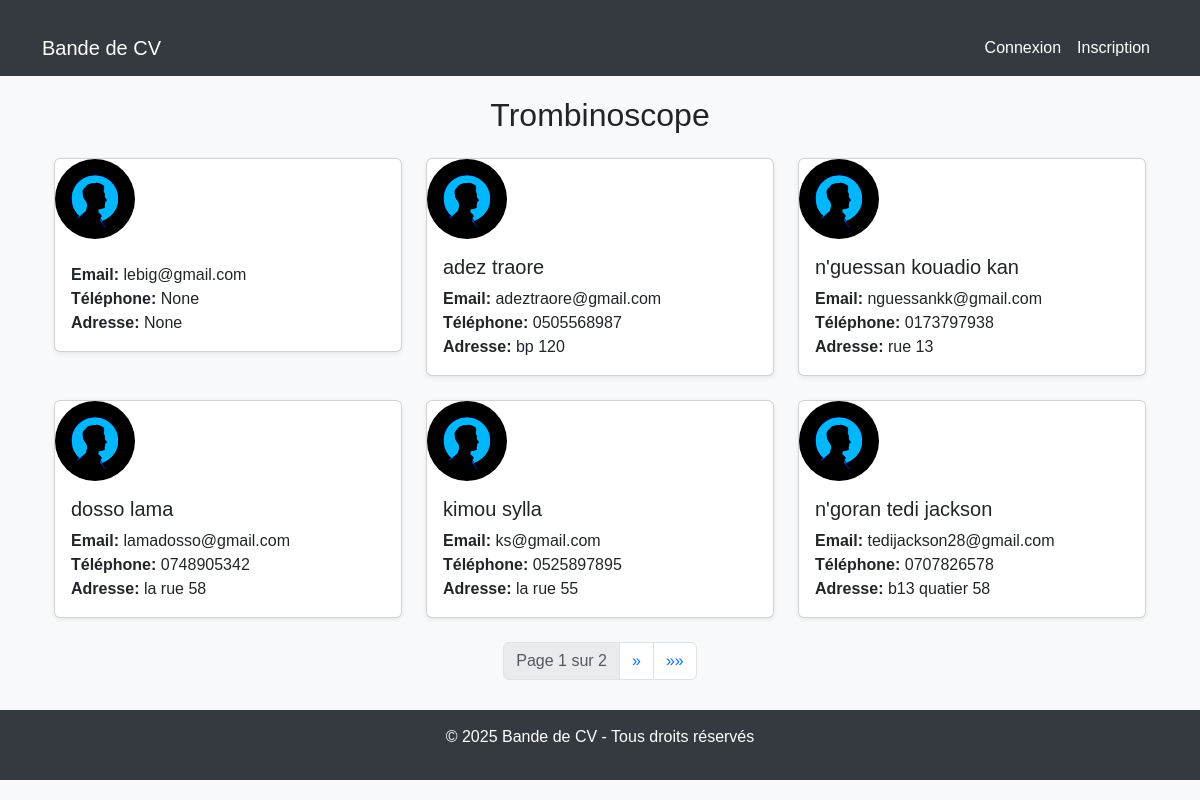
The page / on the database its author committed.
### utilisateurs/models.py (models this page shows, shortened)
class Etudiant(AbstractUser):  # Chaque étudiant est un utilisateur
    photo = models.ImageField(upload_to='photos/', blank=True, null=True)
    tel = models.CharField(max_length=15, blank=True, null=True)
    adresse = models.TextField(blank=True, null=True)

### trombinoscope/views.py (the view)
# urls.py: path('', include('trombinoscope.urls')),
def trombinoscope(request):
    etudiants = Etudiant.objects.all()
    paginator = Paginator(etudiants, 6)
    page_number = request.GET.get('page')
    page_obj = paginator.get_page(page_number)
    return render(request, 'trombinoscope/trombinoscope.html', {'page_obj': page_obj,})

### trombinoscope/templates/trombinoscope/trombinoscope.html (shortened to what this page needs)
{% extends 'cv/base.html' %}
{% load static %}
{% block content %}
<div class="container">
    <h2 class="text-center mb-4">Trombinoscope</h2>
    <div class="row">
        {% for etudiant in page_obj %}
            <div class="col-md-4 mb-4">
                <div class="card shadow-sm">
                    {% if etudiant.photo %}
                    <img src="{{ etudiant.photo.url }}" class="card-img-top" alt="Photo de {{ etudiant.first_name }}" style="height: 250px; object-fit: cover;">
                    {% else %}
                    <img src="{% static 'images/default.png' %}" alt="Aucune photo" class="rounded-circle" style="height: 80px;width: 80px ;object-fit: cover;">
                    {% endif %}
                    <div class="card-body">
                        <h5 class="card-title">{{ etudiant.first_name }} {{ etudiant.last_name }}</h5>
                        <p class="card-text">
                            <strong>Email:</strong> {{ etudiant.email }}<br>
                            <strong>Téléphone:</strong> {{ etudiant.tel }}<br>
                            <strong>Adresse:</strong> {{ etudiant.adresse }}
                        </p>
                    </div>
                </div>
            </div>
        {% endfor %}
    </div>
    <nav>
        <ul class="pagination justify-content-center">
            <li class="page-item disabled">
                <span class="page-link">Page {{ page_obj.number }} sur {{ page_obj.paginator.num_pages }}</span>
            </li>
            {% if page_obj.has_next %}
                <li class="page-item">
                    <a class="page-link" href="?page={{ page_obj.next_page_number }}" aria-label="Suivant">
                        <span aria-hidden="true">&raquo;</span>
                    </a>
                </li>
                <li class="page-item">
                    <a class="page-link" href="?page={{ page_obj.paginator.num_pages }}" aria-label="Dernière">
                        <span aria-hidden="true">&raquo;&raquo;</span>
                    </a>
                </li>
            {% endif %}
        </ul>
    </nav>
</div>
{% endblock %}

### cv/templates/cv/base.html (style rules this page uses)
body { background-color: #f8f9fa; font-family: 'Arial', sans-serif; }
.container { margin-top: 20px; }

### rows shown on the page
Etudiant: email "lebig@gmail.com", tel "None", adresse "None"
Etudiant: first_name "adez", last_name "traore", email "adeztraore@gmail.com", tel "0505568987", adresse "bp 120"
Etudiant: first_name "n'guessan", last_name "kouadio kan", email "nguessankk@gmail.com", tel "0173797938", adresse "rue 13"
Etudiant: first_name "dosso", last_name "lama", email "lamadosso@gmail.com", tel "0748905342", adresse "la rue 58"
Etudiant: first_name "kimou", last_name "sylla", email "ks@gmail.com", tel "0525897895", adresse "la rue 55"
Etudiant: first_name "n'goran", last_name "tedi jackson", email "tedijackson28@gmail.com", tel "0707826578", adresse "b13 quatier 58"

### other values the page prints
{{ page_obj.number }} "1"
{{ page_obj.paginator.num_pages }} "2"
